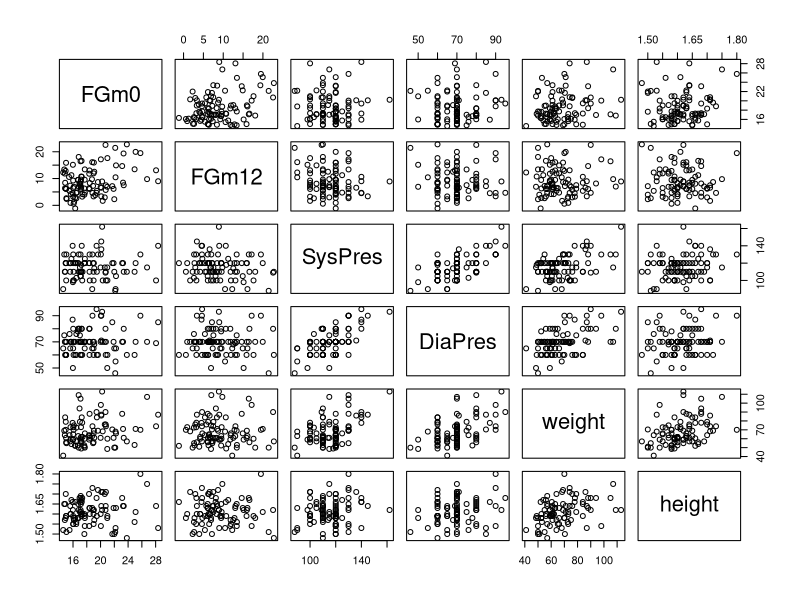
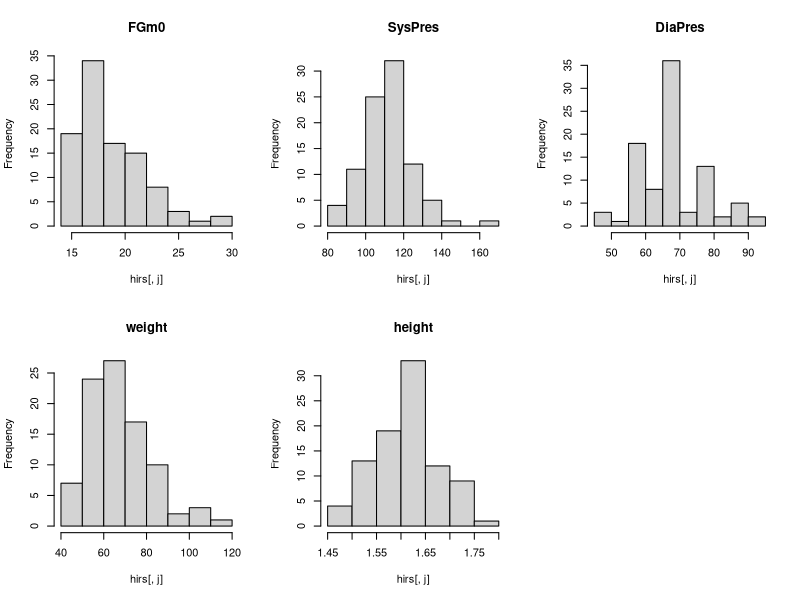
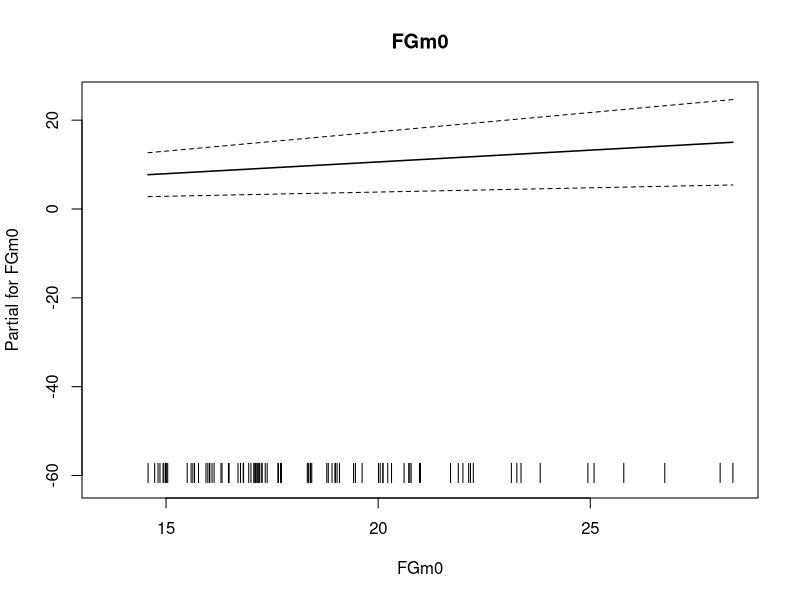
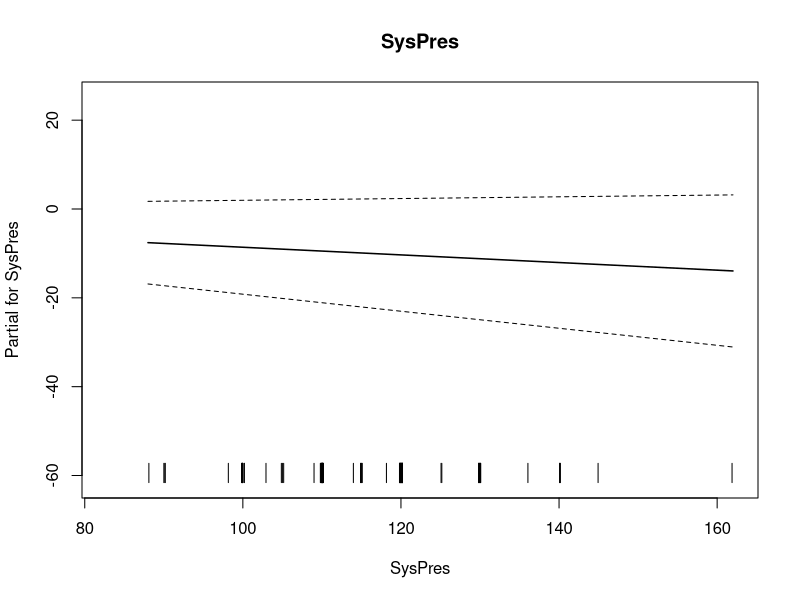
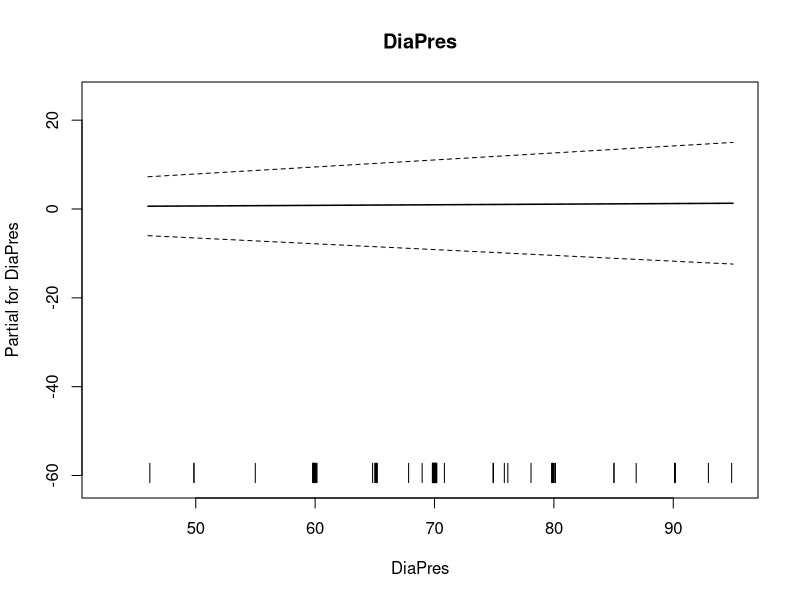
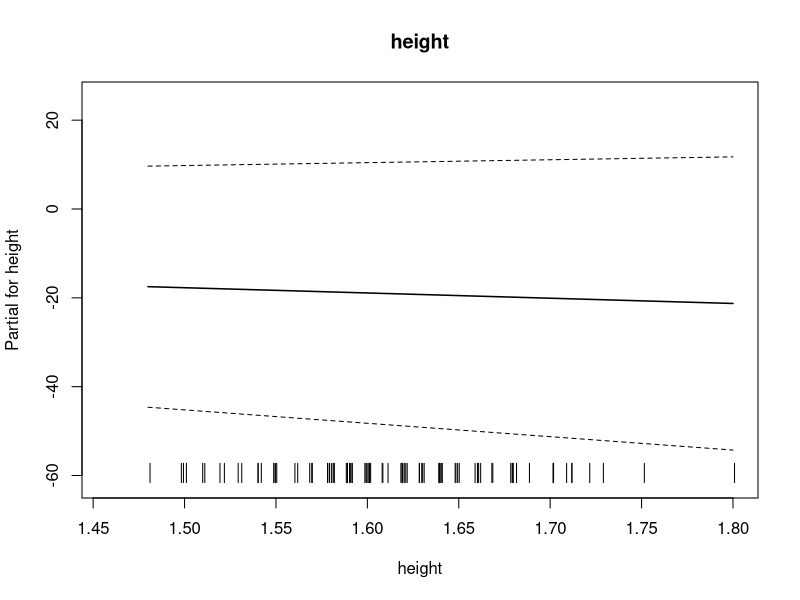
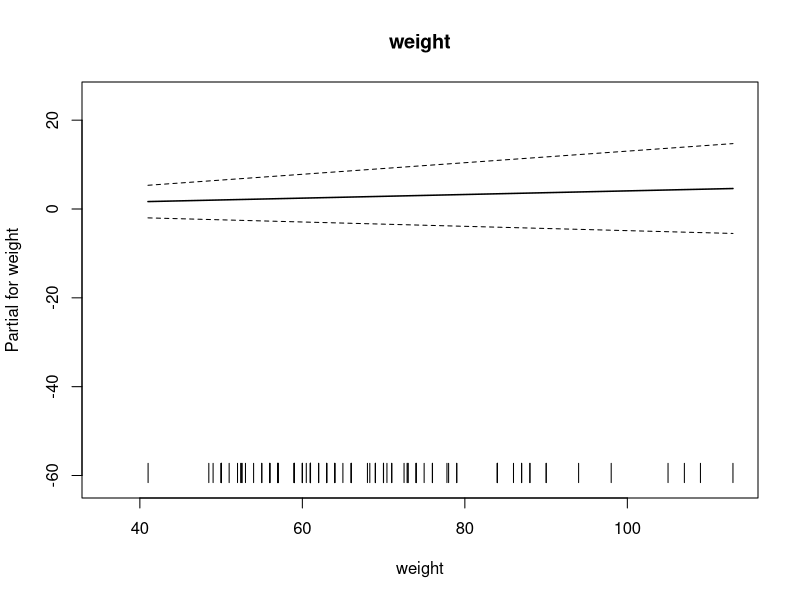
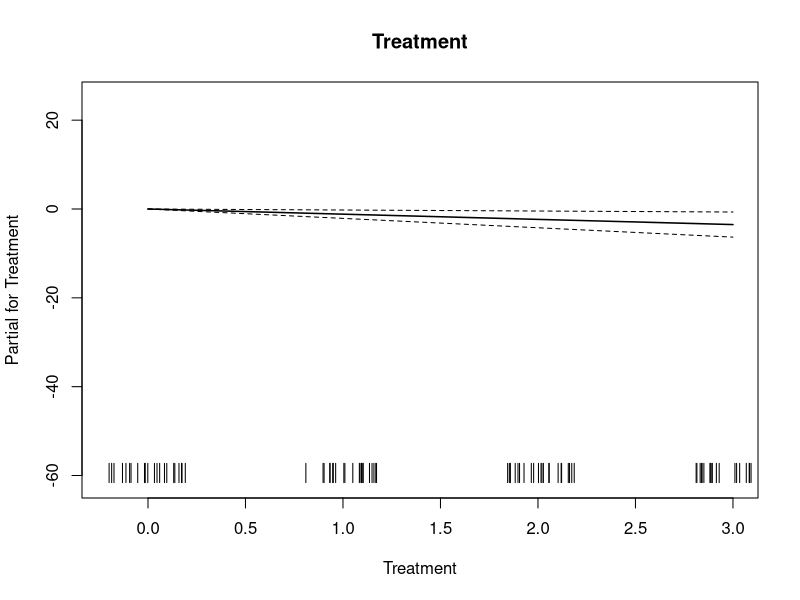

Source code (R) for these figures, in order: (Note: this script raises an error after producing the figures.)
## ---- chunk 1
knitr::opts_chunk$set(echo = TRUE)
## ---- chunk 2
library(sm)
library(mgcv)
## ---- chunk 3
hirs <- read.table("hirsutism.dat",header=T, sep="\t",fill=TRUE)

#summary(hirs)
attach(hirs)
## ---- chunk 4
plot(hirs[,-c(1,3,4)])
## ---- chunk 5
old.par<-par(mfrow=c(2,3))
for (j in c(2,6,7,8,9)) hist(hirs[,j],main=names(hirs)[j])
par(old.par)
## ---- chunk 6
apply(hirs[,-c(1,3,4,5)],2,sd, na.rm = T) # sd: standard deviation
## ---- chunk 7
apply(hirs[,-c(1,3,4,5)],2,function(x){diff(range(x, na.rm = T))})
## ---- chunk 8
# multiple linear regression
gam_0.1 <- gam(FGm12 ~ FGm0 + SysPres + DiaPres + height + weight + Treatment)
summary(gam_0.1)
## ---- chunk 9
plot(gam_0.1, all.terms=TRUE)
## ---- chunk 10
# generative additive model
gam_1.1 <- gam(FGm12 ~ s(FGm0, by=Treatment) + s(SysPres, by=Treatment) + s(DiaPres, by=Treatment) + s(height, by=Treatment) + s(weight, by=Treatment))
summary(gam_1.1)
## ---- chunk 11
plot(gam_1.1,residuals=TRUE, shade=TRUE, shade.col="lightblue", seWithMean=TRUE, cex=3, lwd=2, shift= coef(gam_1.1)[1])
## ---- chunk 12
gam.check(gam_1.1)
## ---- chunk 13
gam_1.2 <- gam(FGm12 ~ s(FGm0) + s(SysPres) + s(DiaPres) + s(height) + s(weight))
summary(gam_1.2)
## ---- chunk 14
plot(gam_1.2,residuals=TRUE, shade=TRUE, shade.col="lightblue", seWithMean=TRUE, cex=3, lwd=2, shift= coef(gam_1.1)[1])
## ---- chunk 15
gam.check(gam_1.2)
## ---- chunk 16
# Generalized nonparametric multiple regression model
gam_2.1 <- gam(FGm12 ~ te(FGm0, weight)) # SysPres, DiaPres, height, Treatment)
summary(gam_2.1)
## ---- chunk 17
plot(gam_2.1,residuals=TRUE, shade=TRUE, shade.col="lightblue", seWithMean=TRUE, cex=3, lwd=2, shift= coef(gam_2.1)[1])
## ---- chunk 18
gam.check(gam_2.1)
## ---- chunk 19
# semiparametric model - SysPres (low df at model 1.1)
gam_3.1 <- gam(FGm12 ~ s(FGm0, by=Treatment) + SysPres + s(DiaPres, by=Treatment) + s(height, by=Treatment) + s(weight, by=Treatment))
summary(gam_3.1)
## ---- chunk 20
plot(gam_3.1,residuals=TRUE, shade=TRUE, shade.col="lightblue", seWithMean=TRUE, cex=3, lwd=2, shift= coef(gam_3.1)[1])
## ---- chunk 21
gam.check(gam_3.1)
## ---- chunk 22
# semiparametric model - FGm0 (low df at model 1.1)
gam_3.2 <- gam(FGm12 ~ FGm0 + s(SysPres, by=Treatment) + s(DiaPres, by=Treatment) + s(height, by=Treatment) + s(weight, by=Treatment))
summary(gam_3.2)
## ---- chunk 23
plot(gam_3.2,residuals=TRUE, shade=TRUE, shade.col="lightblue", seWithMean=TRUE, cex=3, lwd=2, shift= coef(gam_3.1)[1])
## ---- chunk 24
gam.check(gam_3.2)
## ---- chunk 25
# semiparametric model - DiaPres (low df at model 1.1)
gam_3.3 <- gam(FGm12 ~ s(FGm0, by=Treatment) + s(SysPres, by=Treatment) + DiaPres + s(height, by=Treatment) + s(weight, by=Treatment))
summary(gam_3.3)
## ---- chunk 26
plot(gam_3.3,residuals=TRUE, shade=TRUE, shade.col="lightblue", seWithMean=TRUE, cex=3, lwd=2, shift= coef(gam_3.3)[1])
## ---- chunk 27
gam.check(gam_3.3)
## ---- chunk 28
# semiparametric model - FGmO + SysPres
gam_4.1 <- gam(FGm12 ~ FGm0 + SysPres + s(DiaPres, by=Treatment) + s(height, by=Treatment) + s(weight, by=Treatment))
summary(gam_4.1)
## ---- chunk 29
plot(gam_4.1,residuals=TRUE, shade=TRUE, shade.col="lightblue", seWithMean=TRUE, cex=3, lwd=2, shift= coef(gam_4.1)[1])
## ---- chunk 30
gam.check(gam_4.1)
## ---- chunk 31
# semiparametric model - FGmO + DiaPres
gam_4.2 <- gam(FGm12 ~ FGm0 + s(SysPres, by=Treatment) + DiaPres + s(height, by=Treatment) + s(weight, by=Treatment))
summary(gam_4.2)
## ---- chunk 32
plot(gam_4.2,residuals=TRUE, shade=TRUE, shade.col="lightblue", seWithMean=TRUE, cex=3, lwd=2, shift= coef(gam_4.2)[1])
## ---- chunk 33
gam.check(gam_4.2)
## ---- chunk 34
gam_5.1 <- gam(FGm12 ~ FGm0 + SysPres + s(DiaPres, by=Treatment) + s(height, by=Treatment) + s(weight))
summary(gam_5.1)
## ---- chunk 35
plot(gam_5.1,residuals=TRUE, shade=TRUE, shade.col="lightblue", seWithMean=TRUE, cex=3, lwd=2, shift= coef(gam_5.1)[1])
## ---- chunk 36
gam.check(gam_5.1)
## ---- chunk 37
gam_6.1 <- gam(FGm12 ~ SysPres + s(FGm0,SysPres, by=Treatment, k=10) + te(height, k=25, bs="cr") + te(weight, bs="cr") + ti(height, weight))
summary(gam_6.1)
## ---- chunk 38
gam_6.1 <- gam(FGm12 ~ SysPres + s(FGm0,SysPres, by=Treatment, k=10) + s(height, k=25, bs="cr") + s(weight, bs="cr"))
summary(gam_6.1)
## ---- chunk 39
plot(gam_6.1,residuals=TRUE, shade=TRUE, shade.col="lightblue", seWithMean=TRUE, cex=3, lwd=2, shift= coef(gam_6.1)[1])
## ---- chunk 40
vis.gam(gam_6.1, view = c("FGm0","SysPres"), plot.type = "persp", se=2, 
            theta = 150,  phi=30)
## ---- chunk 41
gam.check(gam_6.1)
## ---- chunk 42
plot(gam_1.1, residuals = TRUE,
     shade=TRUE, cex=2, lwd=2, 
     shift = gam_1.1$coefficients[1],
     seWithMean=TRUE,
     main=paste("Equiv. no. params.=",
                round(sum(gam_1.1$edf),2)))
## ---- chunk 43
vis.gam(gam_5.1,view=c("FGm0","Treatment"),
        theta = 40, phi = 40, r = sqrt(3), d = 1,)
vis.gam(gam_5.1, view=c("FGm0","Treatment"), plot.type = "persp", theta=40, phi=40)
vis.gam(gam_5.1, view=c("FGm0","weight"), plot.type = "contour")
## ---- chunk 44
anova(gam_0.1,gam_1.1,test="F")
## ---- chunk 45
anova(gam_0.1,gam_1.2,test="F")
## ---- chunk 46
anova(gam_1.2,gam_1.1,test="F")
## ---- chunk 47
anova(gam_2.1,gam_1.1,test="F")
## ---- chunk 48
anova(gam_3.1,gam_3.2,test="F")
## ---- chunk 49
anova(gam_3.2,gam_3.3,test="F")
## ---- chunk 50
anova(gam_3.2,gam_1.1,test="F")
## ---- chunk 51
anova(gam_4.1,gam_4.2,test="F")
## ---- chunk 52
anova(gam_4.1,gam_1.1,test="F")
## ---- chunk 53
anova(gam_4.1,gam_5.1,test="F")
## ---- chunk 54
anova(gam_5.1, gam_6.1,test="F")
## ---- chunk 55
anova(gam_2.1, gam_3.2, gam_4.3, gam_5.2, gam_3.1, gam_5.1, gam_6.1, test="F")
## ---- chunk 56
anova(gam_5.1,gam_6.1,test="F")
